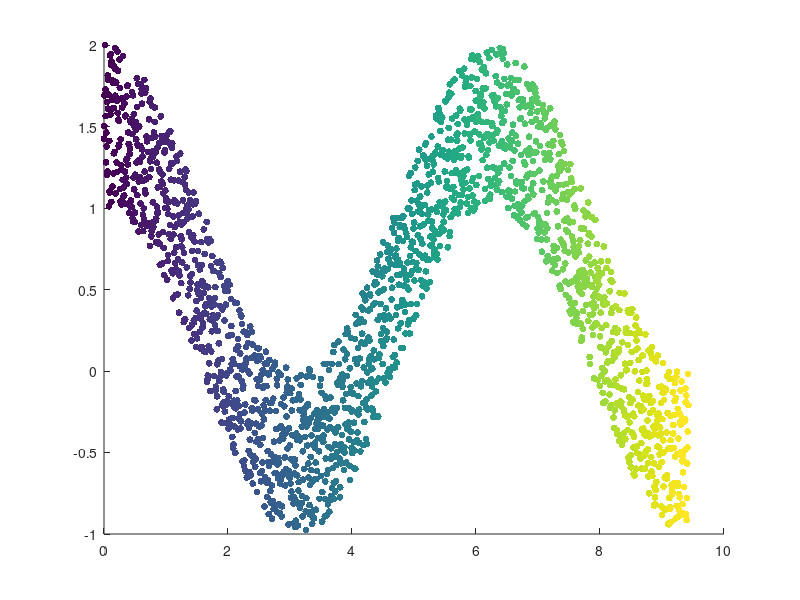

This chart was generated by the following MATLAB code:
%=============================================================================
% Copyright (c) 2016-present Allan CORNET (Nelson)
%=============================================================================
% This file is part of Nelson.
%=============================================================================
% LICENCE_BLOCK_BEGIN
% SPDX-License-Identifier: LGPL-3.0-or-later
% LICENCE_BLOCK_END
%=============================================================================
% <--ADV-CLI MODE-->
%=============================================================================
tic()
x = linspace(0, 3*pi, 2000);
y = cos(x) + rand(1, 2000);
sz = 25;
c = linspace(1, 10, length(x));
scatter(x, y, sz, c, 'filled')
toc()
%=============================================================================
